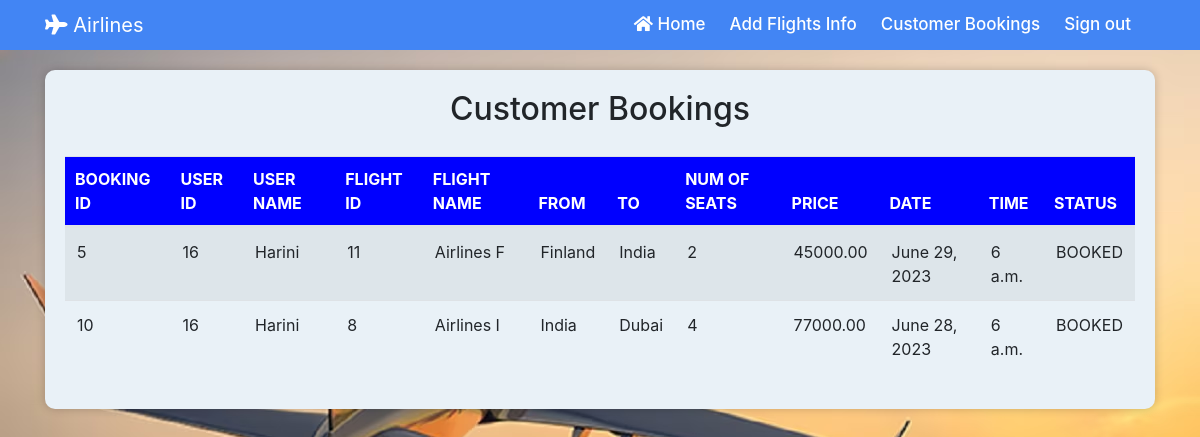
Page /view_bookings (signed in) on the committed database.
### myapp/models.py (models this page shows, shortened)
class Book(models.Model):
    BOOKED = 'B'
    CANCELLED = 'C'
    TICKET_STATUSES = ((BOOKED, 'Booked'),
                       (CANCELLED, 'Cancelled'),)
    email = models.EmailField()
    name = models.CharField(max_length=30)
    userid =models.DecimalField(decimal_places=0, max_digits=2)
    flightid=models.DecimalField(decimal_places=0, max_digits=2)
    flight_name = models.CharField(max_length=30)
    source = models.CharField(max_length=30)
    dest = models.CharField(max_length=30)
    nos = models.DecimalField(decimal_places=0, max_digits=2)
    price = models.DecimalField(decimal_places=2, max_digits=10)
    date = models.DateField()
    time = models.TimeField()
    status = models.CharField(choices=TICKET_STATUSES, default=BOOKED, max_length=2)

### myapp/views.py (the view)
# urls.py: path('view_bookings',views.view_bookings, name="view_bookings"),
def view_bookings(request):
    bookings = Book.objects.all()
    return render(request, 'myapp/view_bookings.html', {'bookings': bookings})

### myapp/templates/myapp/view_bookings.html (shortened to what this page needs)
{% extends 'myapp/admin_navbar.html' %}
{% load static %}
{% block content %}
<div class="container">
    <div class="card">
        <h2 class="text-center">Customer Bookings</h2>
        <table class="table table-striped table-hover">
            <thead>
                <tr>
                    <th>BOOKING ID</th>
                    <th>USER ID</th>
                    <th>USER NAME</th>
                    <th>FLIGHT ID</th>
                    <th>FLIGHT NAME</th>
                    <th>FROM</th>
                    <th>TO</th>
                    <th>NUM OF SEATS</th>
                    <th>PRICE</th>
                    <th>DATE</th>
                    <th>TIME</th>
                    <th>STATUS</th>
                </tr>
            </thead>
            <tbody>
                {% for booking in bookings %}
                    <tr>
                        <td>{{ booking.id }}</td>
                        <td>{{ booking.userid }}</td>
                        <td>{{ booking.name }}</td>
                        <td>{{ booking.flightid }}</td>
                        <td>{{ booking.flight_name }}</td>
                        <td>{{ booking.source }}</td>
                        <td>{{ booking.dest }}</td>
                        <td>{{ booking.nos }}</td>
                        <td>{{ booking.price }}</td>
                        <td>{{ booking.date }}</td>
                        <td>{{ booking.time }}</td>
                        <td>{{ booking.status }}</td>
                    </tr>
                {% endfor %}
            </tbody>
        </table>
    </div>
</div>
{% endblock %}

### rows in the picture
Book: id "5", userid "16", name "Harini", flightid "11", flight_name "Airlines F", source "Finland", dest "India", nos "2", price "45000.00", date "June 29, 2023", time "6 a.m.", status "BOOKED"
Book: id "10", userid "16", name "Harini", flightid "8", flight_name "Airlines I", source "India", dest "Dubai", nos "4", price "77000.00", date "June 28, 2023", time "6 a.m.", status "BOOKED"
